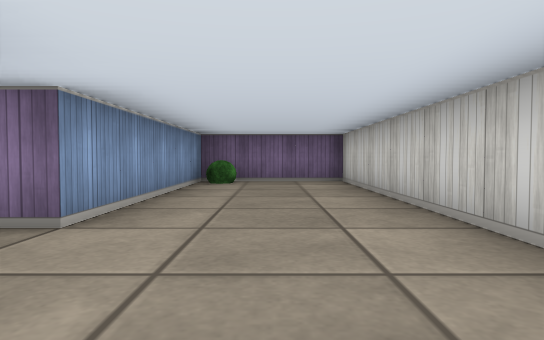
[1] (above)

21 first-person views from a walk through a cub3D level. The camera is about half as high as the walls, tilts 2° down and sees 75° across. The floor is counted in squares. Each view is taken from the middle of a square. On the plan, view 1 faces up. The plan holds only what a view shows up to about 9 squares ahead; the rest is blank.

[2]
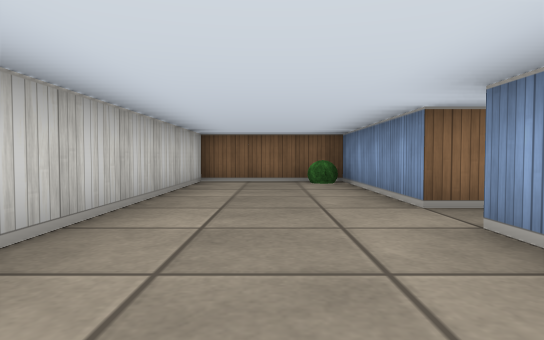

[3]
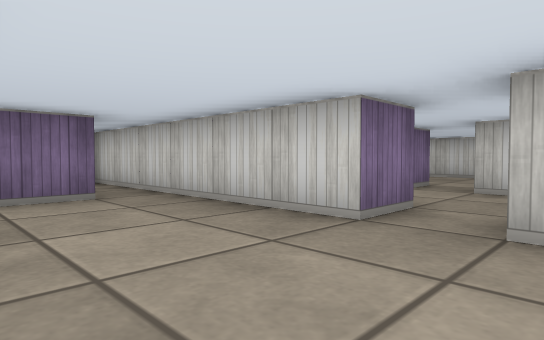

[4]
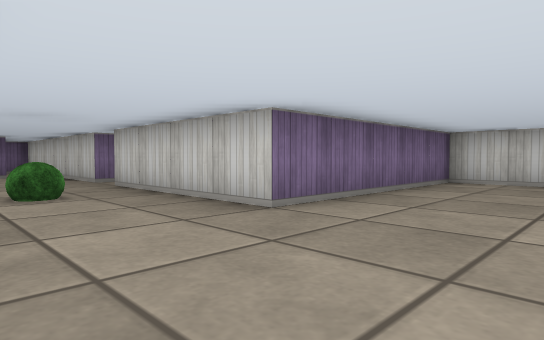

[5]
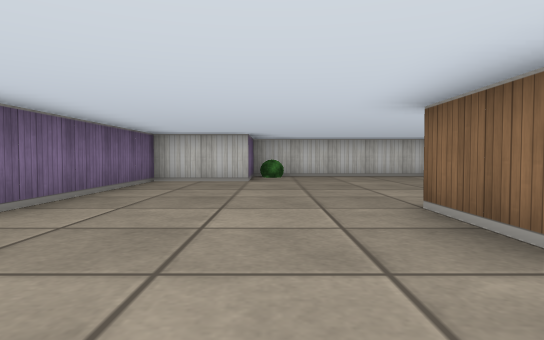

[6]
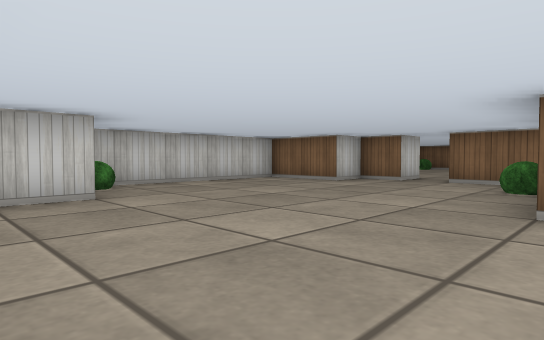

[7]
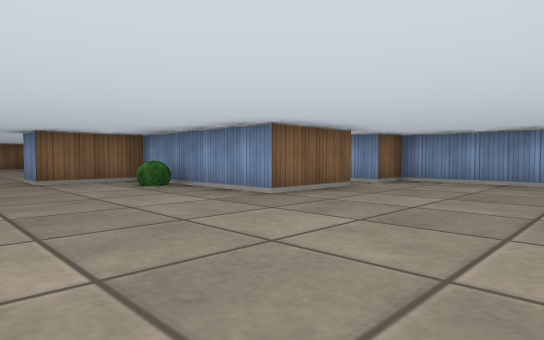

[8]
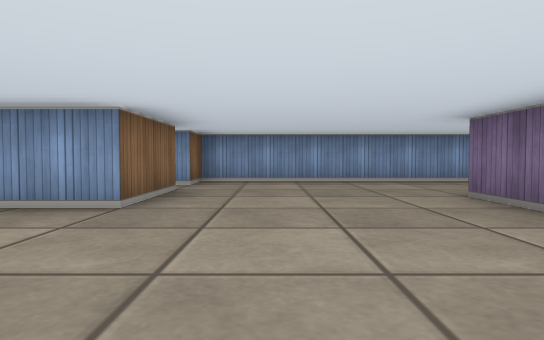

[9]
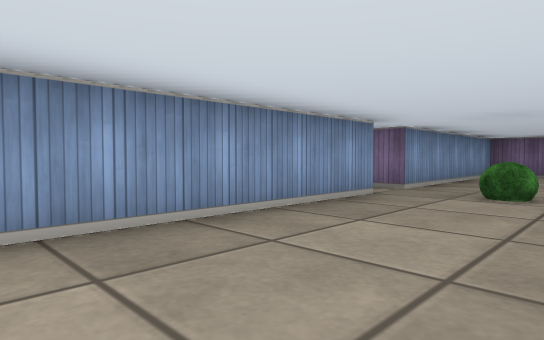

[10]
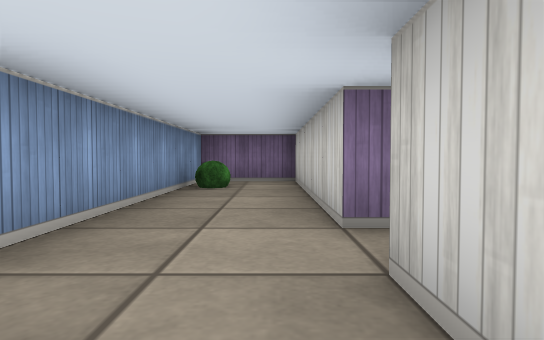

[11]
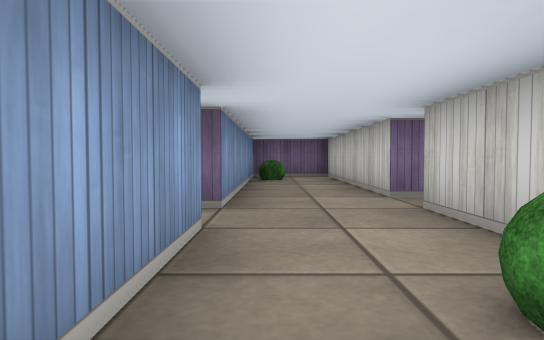

[12]
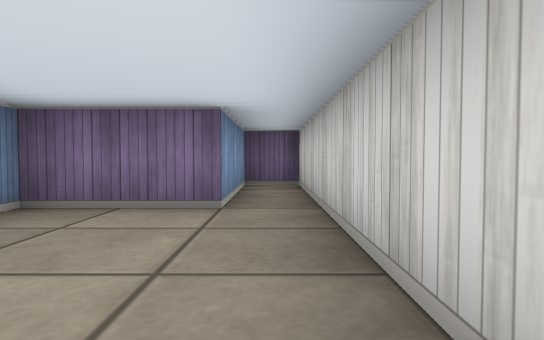

[13]
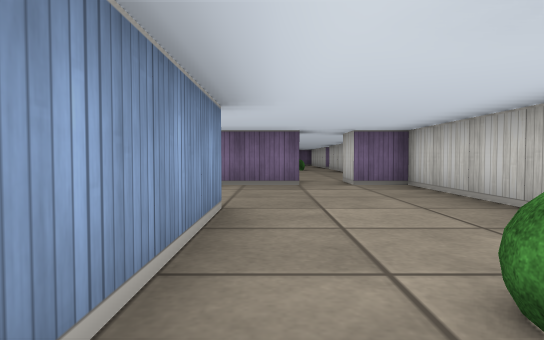

[14]
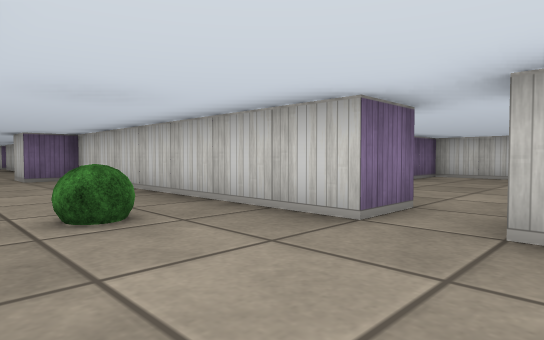

[15]
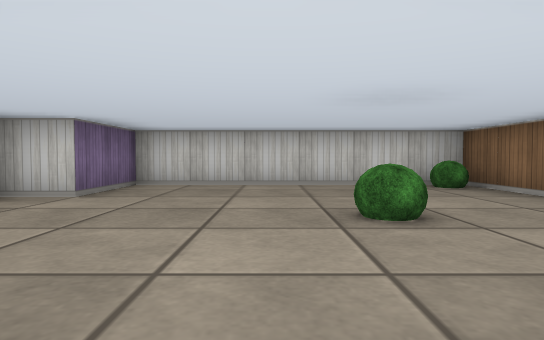

[16]
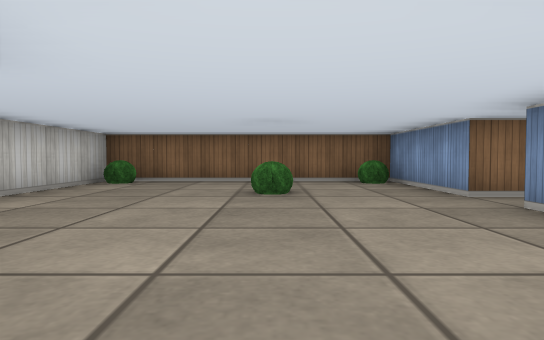

[17]
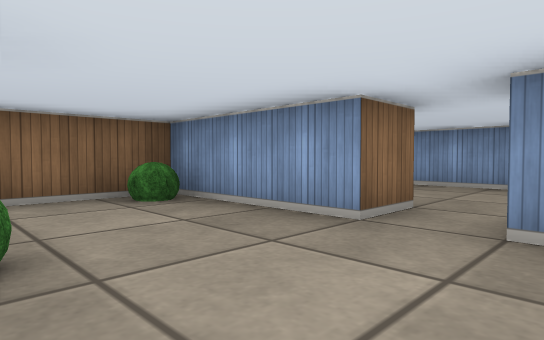

[18]
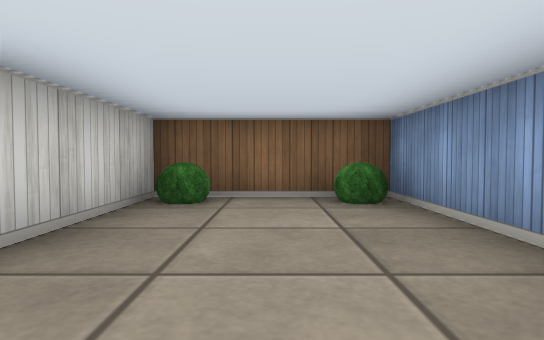

[19]
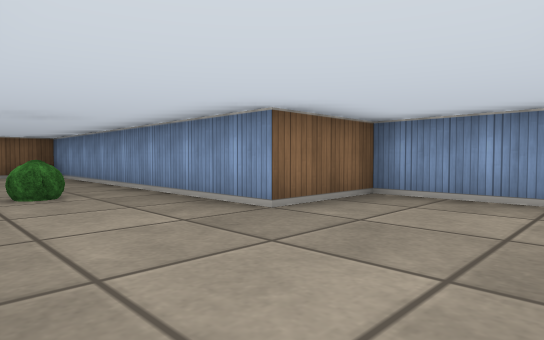

[20]
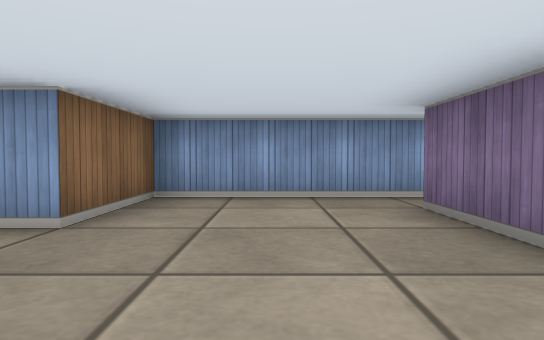

[21]
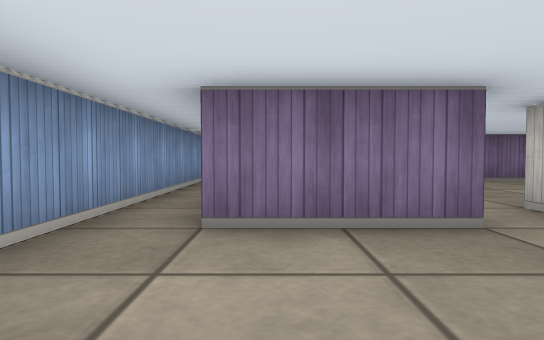

### Floor plan
Ten units are one square. View 1 is at (0, 0); x grows to the right and y downward. Boxes are objects, and circles mark ways between rooms. Rooms are numbered by the first view taken in them; rooms with no view inside come last. Other rooms are left out.
<svg viewBox="-110 -80 130 280">
<path fill="none" stroke="#000" d="M-15 -15 -15 25 15 25 15 -75 -15 -75 -15 -25M-5 56 -5 35 -55 35 -55 -5M-65 75 -45 75 -45 115 -25 115M2 55 -2 55M-85 14 -85 75 -75 75M-55 -15 -55 -75 -65 -75 -65 -45 -85 -45 -85 5M-15 115 -5 115 -5 105 12 105M15 102 15 61M-45 -5 -45 14M-21 -15 -15 -15M-15 -25 -25 -25 -25 -75 -45 -75 -45 -15 -55 -15M-25 1 -25 -15M-74 85 -95 85M-75 75 -75 81M-45 155 -55 155 -55 85 -65 85 -65 75M-105 35 -105 115 -85 115 -85 195 -55 195 -55 165 -45 165M-85 5 -91 5M-45 165 -45 195 15 195 15 135 -5 135 -5 125M-15 125 -15 115M-25 115 -25 125"/>
<rect x="-15" y="15" width="10" height="10" fill="#bbb"><title>bush</title></rect>
<rect x="-15" y="-75" width="10" height="10" fill="#bbb"><title>bush</title></rect>
<rect x="-75" y="5" width="10" height="10" fill="#bbb"><title>bush</title></rect>
<rect x="-45" y="95" width="10" height="10" fill="#bbb"><title>bush</title></rect>
<rect x="5" y="55" width="10" height="10" fill="#bbb"><title>bush</title></rect>
<rect x="-45" y="-65" width="10" height="10" fill="#bbb"><title>bush</title></rect>
<rect x="-35" y="5" width="10" height="10" fill="#bbb"><title>bush</title></rect>
<rect x="-85" y="185" width="10" height="10" fill="#bbb"><title>bush</title></rect>
<rect x="-75" y="135" width="10" height="10" fill="#bbb"><title>bush</title></rect>
<rect x="-65" y="185" width="10" height="10" fill="#bbb"><title>bush</title></rect>
<rect x="-45" y="185" width="10" height="10" fill="#bbb"><title>bush</title></rect>
<rect x="-25" y="165" width="10" height="10" fill="#bbb"><title>bush</title></rect>
<rect x="5" y="185" width="10" height="10" fill="#bbb"><title>bush</title></rect>
<circle cx="-20" cy="-20" r="3" fill="#2a7"/>
<circle cx="-50" cy="-10" r="3" fill="#2a7"/>
<circle cx="-70" cy="80" r="3" fill="#2a7"/>
<circle cx="-90" cy="10" r="3" fill="#2a7"/>
<circle cx="-20" cy="120" r="3" fill="#2a7"/>
<circle cx="-50" cy="160" r="3" fill="#2a7"/>
<text x="0" y="-30">1</text>
<text x="-40" y="40">2</text>
<text x="-40" y="-20">3</text>
<text x="-80" y="100">4</text>
<text x="-20" y="160">5</text>
</svg>
Room 1 opens to room 3. Room 2 opens to room 3. Room 2 opens to room 4. Room 2 opens to room 5. Room 4 opens to room 5.

Where each view was taken, in squares from view 1:
view 1: 0 up, 0 right, facing up
view 2: 5 up, 0 right, facing down
view 3: 0 up, 8 left, facing up-right
view 4: 6 down, 8 left, facing up-right
view 5: 6 down, 8 left, facing right
view 6: 4 down, 5 left, facing down-right
view 7: 4 down, 1 left, facing down-left
view 8: 6 down, 1 left, facing left
view 9: 6 down, 6 left, facing up-left
view 10: 0 up, 3 left, facing up
view 11: 2 down, 4 left, facing up
view 12: 1 up, 6 left, facing up
view 13: 15 down, 8 left, facing up
view 14: 17 down, 8 left, facing up-right
view 15: 16 down, 5 left, facing right
view 16: 12 down, 2 left, facing down
view 17: 15 down, 2 left, facing down-left
view 18: 15 down, 7 left, facing down
view 19: 9 down, 6 left, facing down-left
view 20: 10 down, 6 left, facing left
view 21: 11 down, 9 left, facing up
